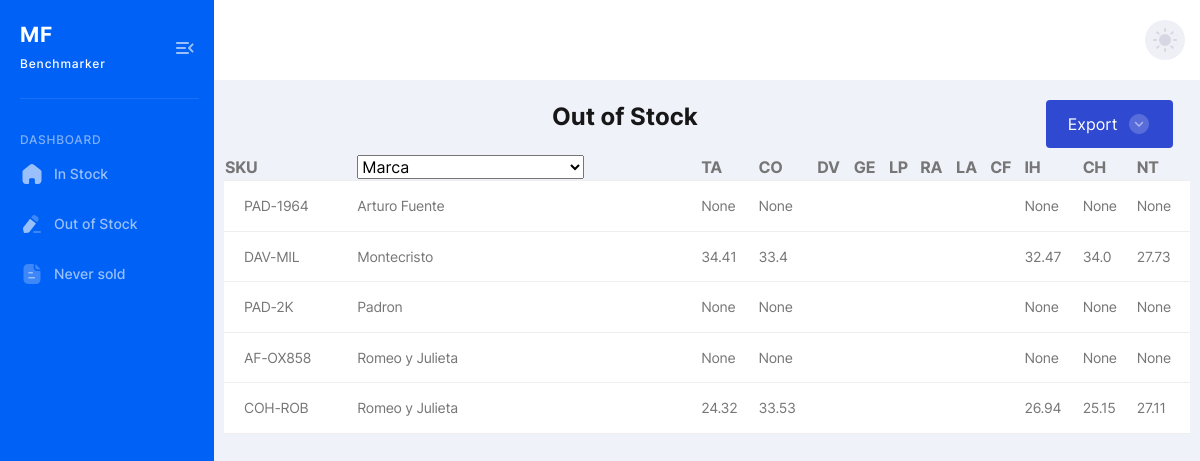
Page /outOfStock/ on the committed database.
### api/models.py (models this page shows, shortened)
class Product(models.Model):
    sku = models.CharField(max_length=50, unique=True)
    simple_sku = models.CharField(max_length=50, blank=True)
    name = models.CharField(max_length=200)
    brand = models.ForeignKey(Brand, on_delete=models.CASCADE)
    supplier = models.ForeignKey(Supplier, on_delete=models.SET_NULL, null=True)
    cost_with_tax = models.DecimalField(max_digits=10, decimal_places=2, null=True, blank=True)
    stock_status = models.CharField(max_length=20, default='instock')
    created_at = models.DateTimeField(auto_now_add=True)
    updated_at = models.DateTimeField(auto_now=True)
    class Meta:
        ordering = ['brand__name', 'name']

class Brand(models.Model):
    name = models.CharField(max_length=100, unique=True)
    created_at = models.DateTimeField(auto_now_add=True)
    class Meta:
        ordering = ['name']

### api/simple_views.py (the view)
# urls.py: path('outOfStock/', outOfStock, name='out_of_stock'),
def outOfStock(request):
    out_of_stock_products = Product.objects.filter(stock_status='outofstock').select_related('brand')
    products_data = []
    for index, product in enumerate(out_of_stock_products):
        scraped_prices = ScrapedData.objects.filter(product=product).select_related('competitor')
        competitor_prices = {}
        for price_data in scraped_prices:
            competitor_prices[price_data.competitor.code] = float(price_data.price)
        products_data.append({
            'index': index,
            'sku': product.sku,
            'marca': product.brand.name,
            'TA': competitor_prices.get('TA'),
            'CO': competitor_prices.get('CI'),
            'IH': competitor_prices.get('IR'),
            'CH': competitor_prices.get('CH'),
            'NT': competitor_prices.get('NT'),
            'cost': float(product.cost_with_tax) if product.cost_with_tax else None
        })
    context = {'d': products_data}
    return render(request, 'main/out_of_stock.html', context)

### template/main/out_of_stock.html (shortened to what this page needs)
{% extends 'main/base.html' %}
{% block content  %}
<div class="container">
    <div class="row">
        <div class="col-lg-10">
            <h4 class="main-title" style="text-align: center;">Out of Stock </h4>
        </div>
        <div class="col-lg-2">
            <a href="/outOfStockExport">
                <button class="primary-default-btn" type="button">Export&nbsp;&nbsp;<span class="icon arrow-down"
                                                                                          aria-hidden="true"></span>
                </button>
            </a>
        </div>
    </div>
    <div class="row">
        <div class="col-lg-12">
            <div class="users-table table-wrapper">
                <table class="users-table table">
                    <thead>
                    <tr>
                        <th>SKU</th>
                        <th>
                            <form action="" method="POST">
                                <select name="marca" id="marca" onChange="form.submit();">
                                    <option value="marca">Marca</option>
                                </select>
                            </form>
                        </th>
                        <th>TA</th>
                        <th>CO</th>
                        <th>DV</th>
                        <th>GE</th>
                        <th>LP</th>
                        <th>RA</th>
                        <th>LA</th>
                        <th>CF</th>
                        <th>IH</th>
                        <th>CH</th>
                        <th>NT</th>
                    </tr>
                    </thead>
                    <tbody>
                    {% if d %}
                    {% for i in d %}
                    <tr>
                        <td>{{i.sku}}</td>
                        <td>{{i.marca}}</td>
                        <td>{{i.TA}}</td>
                        <td>{{i.CO}}</td>
                        <td>{{i.DV}}</td>
                        <td>{{i.GE}}</td>
                        <td>{{i.LP}}</td>
                        <td>{{i.RA}}</td>
                        <td>{{i.LA}}</td>
                        <td>{{i.CF}}</td>
                        <td>{{i.IH}}</td>
                        <td>{{i.CH}}</td>
                        <td>{{i.NT}}</td>
                    </tr>
                    {% endfor %}
                    {% endif %}
                    </tbody>
                </table>
            </div>
        </div>
    </div>
</div>
{% endblock %}

### rows in the picture
Product: sku "PAD-1964"
Brand: marca "Arturo Fuente"
Product: sku "DAV-MIL"
Brand: marca "Montecristo"
Product: sku "PAD-2K"
Brand: marca "Padron"
Product: sku "AF-OX858"
Brand: marca "Romeo y Julieta" "Romeo y Julieta"
Product: sku "COH-ROB"

### other values in the picture
{{ i.TA }} "None" "34.41" "None" "None" "24.32"
{{ i.CO }} "None" "33.4" "None" "None" "33.53"
{{ i.IH }} "None" "32.47" "None" "None" "26.94"
{{ i.CH }} "None" "34.0" "None" "None" "25.15"
{{ i.NT }} "None" "27.73" "None" "None" "27.11"
